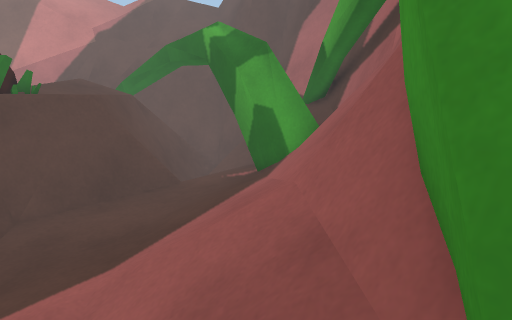
view 1 (above)

16 first-person views from a walk through a 3-D level made in the Unity game engine. The camera is 1.2 m above the floor, tilts 10° down and sees 70° across. The floor is counted in squares, 0.4 m on a side. Each view is taken from the middle of a square. On the plan, view 1 faces up. The plan holds only what a view shows up to about 20 squares ahead; the rest is blank. The place goes on beyond the plan. The player is left out.

view 2
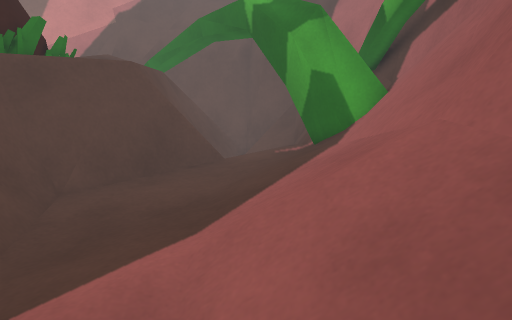

view 3
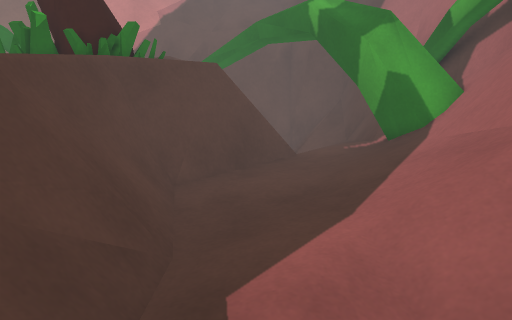

view 4
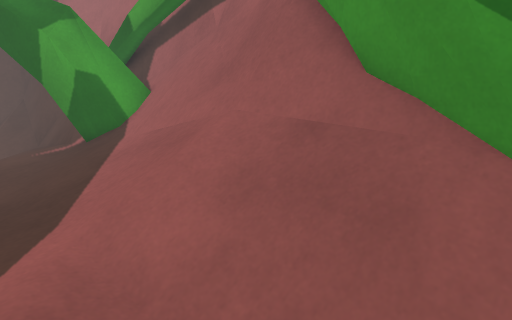

view 5
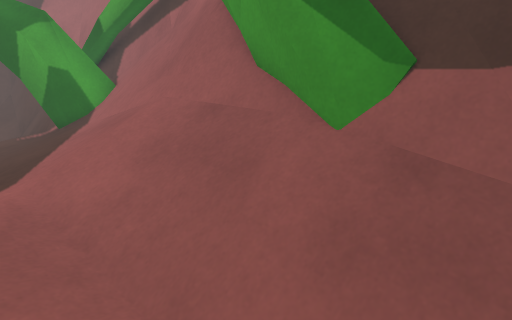

view 6
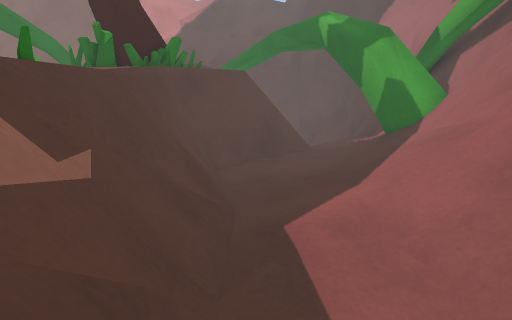

view 7
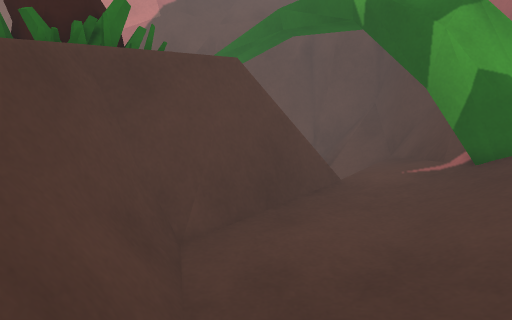

view 8
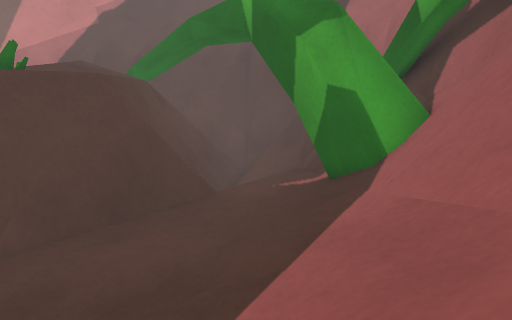

view 9
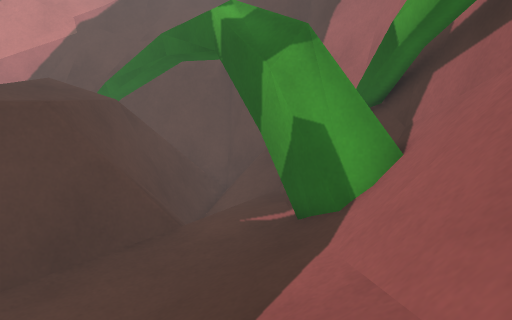

view 10
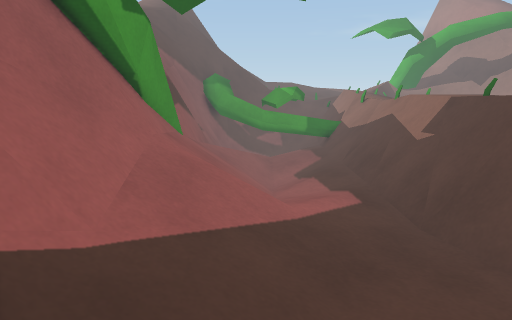

view 11
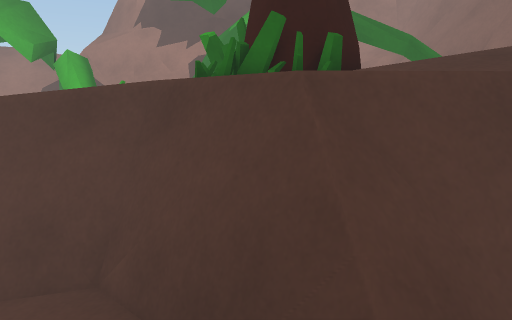

view 12
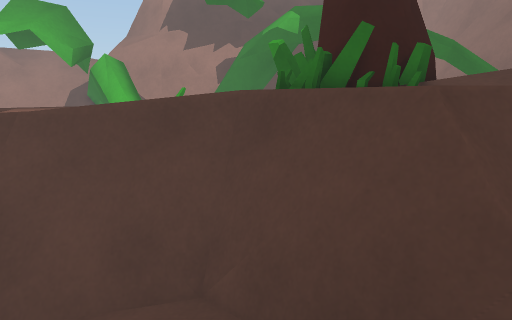

view 13
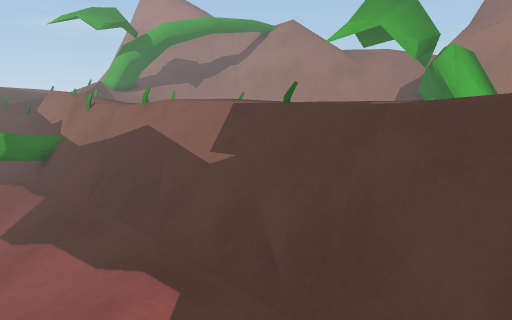

view 14
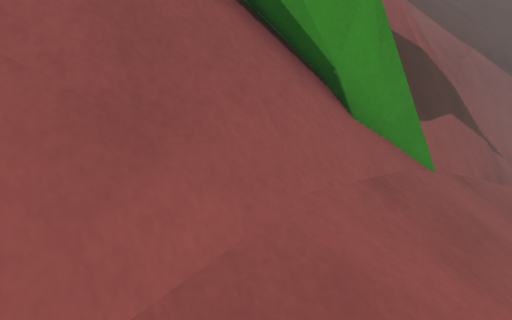

view 15
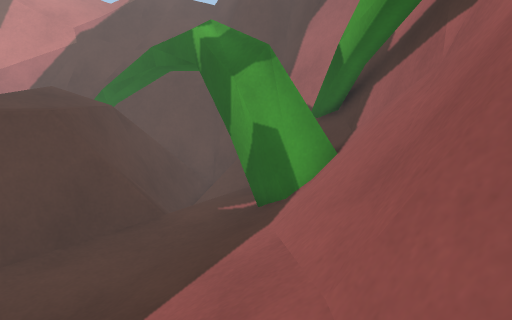

view 16
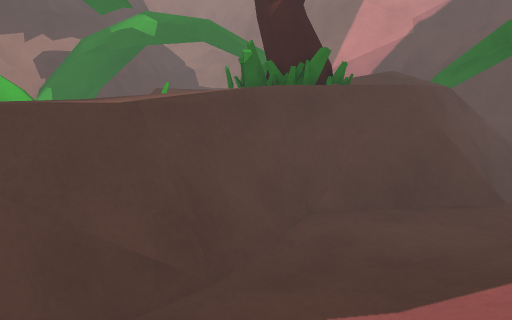

### Floor plan
Key: @ floor where view 1 was taken; # wall or solid block; . main floor; : floor 0.25 m higher than the main floor; - floor 0.25 m lower than the main floor; + floor 0.5 m higher than the main floor; _ floor 0.5 m lower than the main floor; * floor 0.75 m higher than the main floor; % floor 1.5 m higher than the main floor; & floor 1.75 m higher than the main floor; $ floor 2 m higher than the main floor; / step, stairs or slope; = window, fence, low wall or low ledge; ^ raised ledge; v drop or lower ground; T thing the floor can be seen under or through.
Columns run from 19 left of view 1 to 3 right of it. Each row starts with its distance up from view 1.
 24                vvv
 23 ==         =^  vvv+*#
 22 =v       =  =##  .+###
 21 ^v       //// ## .:#^#
 20 ^        $$&/v==-..#^##
 19 #        $$&&v=   ::=##
 18          $&&&v=    #=^#
 17        #=$&&&v=  :T#^ #
 16        ###&&& = ::T#  #
 15      #####$&& ==::T## ^
 14      =##==&&#==::::T#=#
 13      /==#  #==.:::/+==#
 12        =   ==...::/+#=#
 11          &v=....://*#^#
 10         &&vv....:/// ^#
  9        %%%vv....:////^#
  8        %%%v=....:////^#
  7       %%%% =:..::///###
  6       %%%% =:..::///###
  5       %%%% =:..:.///###
  4       %%%% =:....///###
  3        %   =:....///##
  2 #      %   =:....///=#
  1 #      %%% = ....///=##
  0 #     %%%% = ...-//@#^#
 -1 #     %%%% = ../-////=#
 -2       %%%  = .//-///#^#
 -3            =#.//_///###

Where each view was taken, in squares from view 1:
view 1: 0 up, 0 right, facing up
view 2: 1 up, 2 left, facing up
view 3: 0 up, 5 left, facing up
view 4: 0 up, 5 left, facing up-right
view 5: 3 down, 5 left, facing up-right
view 6: 3 down, 6 left, facing up
view 7: 4 up, 6 left, facing up
view 8: 4 up, 2 left, facing up
view 9: 5 up, 1 left, facing up
view 10: 16 up, 2 left, facing down
view 11: 14 up, 1 left, facing left
view 12: 12 up, 1 left, facing left
view 13: 10 up, 2 left, facing down-left
view 14: 10 up, 2 left, facing down-right
view 15: 3 up, 0 right, facing up
view 16: 2 up, 1 left, facing up-left
